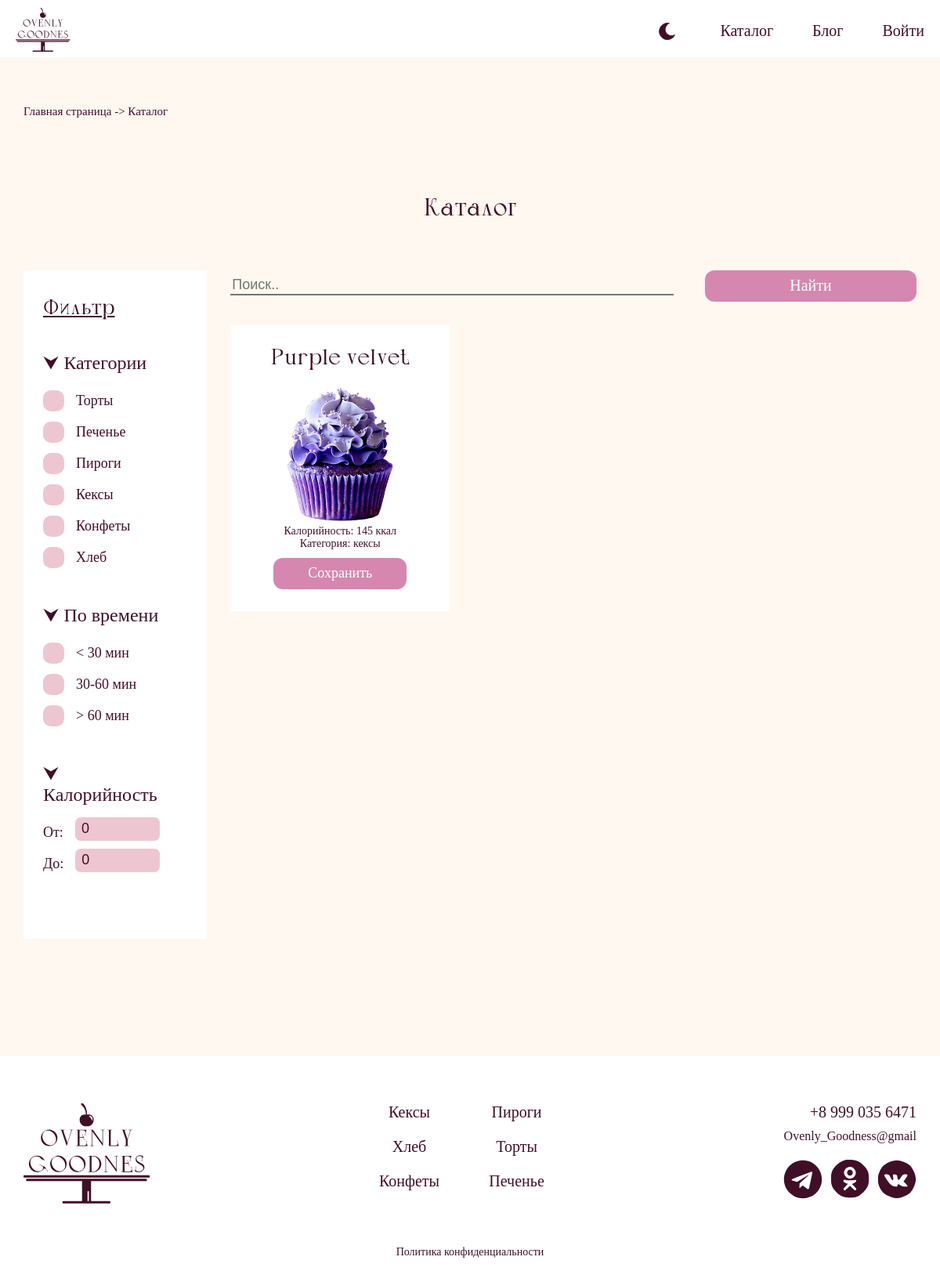
Before: /html/catalog.php with the older database file.
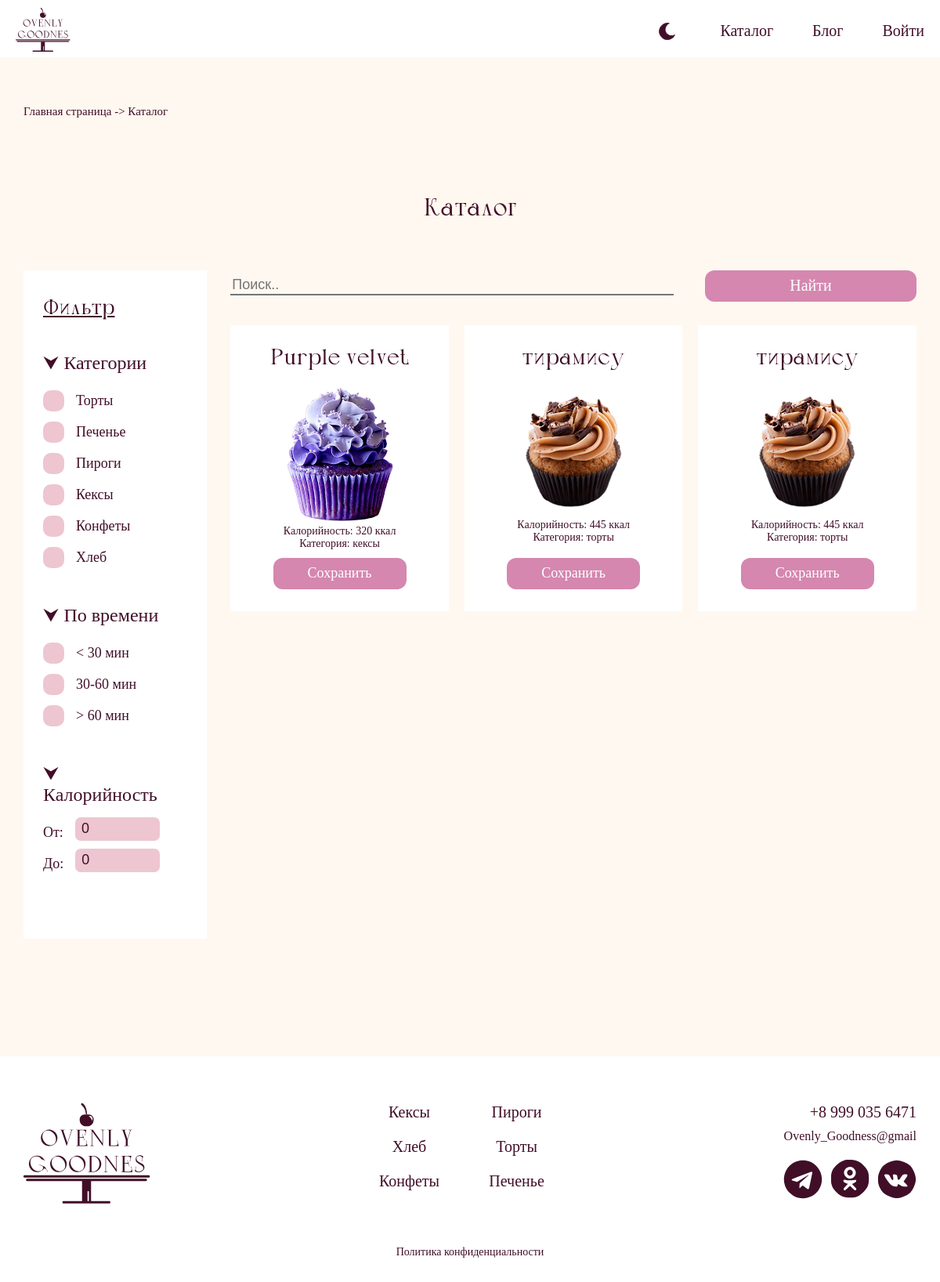
After: the same page with the newer database file.
### tables this page shows
CREATE TABLE `recipes` (
  `id` int NOT NULL,
  `name` varchar(200) NOT NULL,
  `cooking_time` int NOT NULL,
  `calorie` int NOT NULL,
  `portions` int NOT NULL,
  `caregories` enum('торты','печенье','пироги','кексы','конфеты','хлеб') NOT NULL,
  `maun_image` varchar(200) NOT NULL,
  `description` text NOT NULL,
  `ingredients` varchar(500) NOT NULL,
  `number_review` int NOT NULL,
  `created_at` date NOT NULL
);

### html/catalog.php (the view, shortened to what the changed rows need)
<?php
require_once  '../connect/connect.php';
$sql = "SELECT
           id,
           name,
           cooking_time,
           calorie,
           caregories,
           maun_image
        FROM recipes";
$result = mysqli_query($connect, $sql);
?>
<!DOCTYPE html>
<html lang="en">
<head>
    <link rel="stylesheet" href="/css/header_footer.css">
    <link rel="stylesheet" href="/css/catalog.css">
</head>
<body>
    <section class="catalog">
        <h1 class="catalog_content_title">Каталог</h1>
        <div class="catalog_content">
            <div class="catalog_filter">
                <div class="catalog_filter_content">
                    <h1 class="catalog_filter_title">Фильтр</h1>
                </div>
            </div>
            <div class="catalog_recipes">
                <div class="recipes_cards">
                        <?php while ($card = mysqli_fetch_assoc($result)): ?>
                            <a href="recipe_page.php?id=<?= htmlspecialchars($card['id']) ?>" class="recipes_card" data-id="<?= htmlspecialchars($card['id']) ?>"
                            data-cooking-time="<?= htmlspecialchars($card['cooking_time']) ?>">
                                <h1 class="recipes_title"><?= htmlspecialchars($card['name']) ?></h1>
                                <div class="recipes_image">
                                    <?php if (!empty($card['maun_image'])): ?>
                                        <img src="<?= htmlspecialchars($card['maun_image']) ?>"
                                            alt="<?= htmlspecialchars($card['name']) ?>" class="recipes_image_img">
                                    <?php else: ?>
                                        <img src="/path/to/default/image.jpg" alt="No image" class="recipes_image_img">
                                    <?php endif; ?>
                                </div>
                                <div class="recipes_info">
                                    <p class="recipes_calory">Калорийность: <?= htmlspecialchars($card['calorie']) ?> ккал
                                    </p>
                                    <p class="recipes_category">Категория: <?= htmlspecialchars($card['caregories']) ?></p>
                                </div>
                                <button class="recipes_btn">Сохранить</button>
                            </a>
                        <?php endwhile; ?>
                </div>
            </div>
        </div>
    </section>
</body>
</html>

Changed rows visible on the page:
changed recipes "Purple velvet": calorie "145" → "320"
added recipes: name "тирамису", maun_image (picture), calorie "445", caregories "торты"
added recipes: name "тирамису", maun_image (picture), calorie "445", caregories "торты"
